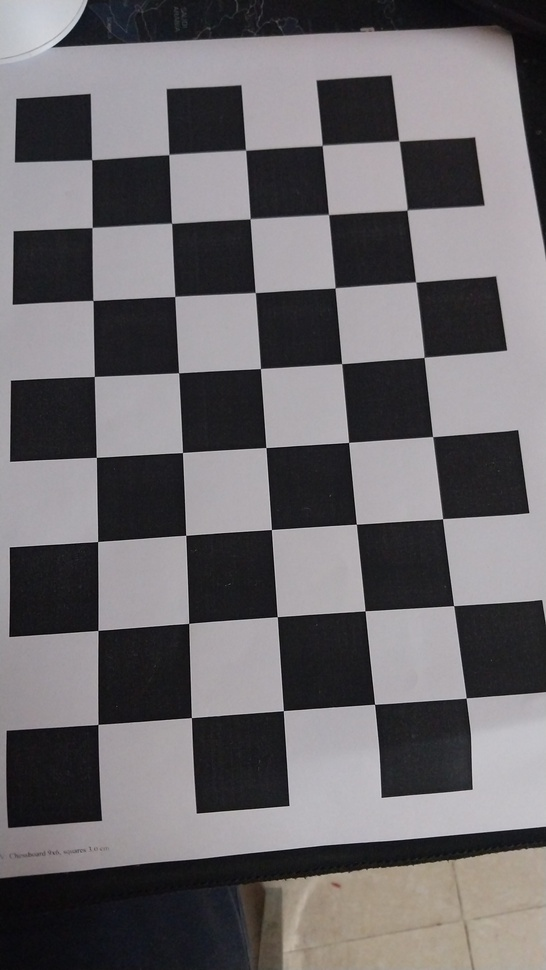
#> input picture Q10/calib_images/img15.jpg, 546 x 970 px, shrunk from 2296 x 4080 before the run
$ jupyter execute --allow-errors task_10_camera_calibration_and_lens_undistortion.ipynb
#> lines starting #> are read from the running program, lines starting #| are printed output that depends on the picture
# Task 10 — Camera Calibration and Lens Undistortion

This printed target has **9×6 squares**, meaning it contains **8×5 internal corners**. Run every cell from top to bottom.

[cell 1]
from pathlib import Path
import cv2
import numpy as np
import matplotlib.pyplot as plt

CALIB_DIR = Path('calib_images')
SCENE_PATH = Path('ordinary_scene.jpg')  # Add this photo later
SQUARES = (9, 6)
INNER_CORNERS = (SQUARES[0] - 1, SQUARES[1] - 1)  # (8, 5)
MIN_RECOMMENDED_VIEWS = 12
CRITERIA = (cv2.TERM_CRITERIA_EPS + cv2.TERM_CRITERIA_MAX_ITER, 50, 1e-4)

print(f'Searching for {INNER_CORNERS[0]}×{INNER_CORNERS[1]} internal corners.')

[cell 2]
# Detect and refine the checkerboard corners.
def make_portrait(image):
    # OpenCV ignores phone EXIF orientation; normalize landscape captures.
    return cv2.rotate(image, cv2.ROTATE_90_COUNTERCLOCKWISE) if image.shape[1] > image.shape[0] else image

def find_corners(gray):
    flags = (cv2.CALIB_CB_ADAPTIVE_THRESH | cv2.CALIB_CB_NORMALIZE_IMAGE |
             cv2.CALIB_CB_FILTER_QUADS)
    found, corners = cv2.findChessboardCorners(gray, INNER_CORNERS, flags)
    method = 'findChessboardCorners'
    if not found:
        # Robust fallback for a few strongly tilted but still usable photos.
        found, corners = cv2.findChessboardCornersSB(
            gray, INNER_CORNERS,
            cv2.CALIB_CB_NORMALIZE_IMAGE | cv2.CALIB_CB_EXHAUSTIVE)
        method = 'findChessboardCornersSB'
    if found:
        corners = cv2.cornerSubPix(gray, corners, (11, 11), (-1, -1), CRITERIA)
    return found, corners, method

image_paths = sorted({*CALIB_DIR.glob('*.jpg'), *CALIB_DIR.glob('*.JPG')})
object_template = np.zeros((np.prod(INNER_CORNERS), 3), np.float32)
object_template[:, :2] = np.mgrid[0:INNER_CORNERS[0], 0:INNER_CORNERS[1]].T.reshape(-1, 2)
object_points, image_points, accepted, discarded = [], [], [], []
reference_size = None

for path in image_paths:
    image = cv2.imread(str(path))
#> image is the input picture: shape (970, 546, 3); mean B, G, R 107, 104, 107.1
    if image is None:
        discarded.append((path.name, 'unreadable file'))
        continue
    image = make_portrait(image)
    gray = cv2.cvtColor(image, cv2.COLOR_BGR2GRAY)
    image_size = gray.shape[::-1]
#> image_size = (546, 970)
    if reference_size is None:
        reference_size = image_size
#> reference_size = (546, 970)
    if image_size != reference_size:
        discarded.append((path.name, f'different image size {image_size}; expected {reference_size}'))
        continue
    found, corners, method = find_corners(gray)
#> in find_corners, `found, corners = cv2.findChessboardCorners(gray, INNER_CORNERS, flags)`: found = True; corners = 40 rows, first 8: [97.96, 724.4], [97.89, 630.4], [97.61, 541.5], [96.33, 457.4], [94.3, 376.5], [92.9, 300.5], [92.1, 227.6], [91.65, 159.7]
#> in find_corners, `corners = cv2.cornerSubPix(gray, corners, (11, 11), (-1, -1), CRITERIA)`: corners = 40 rows, first 8: [97.98, 724.4], [97.93, 630.4], [97.63, 541.5], [96.34, 457.3], [94.33, 376.5], [92.88, 300.4], [92.1, 227.5], [91.63, 159.6]
#> found = True; method = 'findChessboardCorners'
    if not found:
        discarded.append((path.name, 'full 8×5 grid not found: likely blur, glare, crop, or extreme tilt'))
        continue
    object_points.append(object_template.copy())
    image_points.append(corners)
    accepted.append((path.name, method))
#> pass 2 of the loop `for path in image_paths:`:
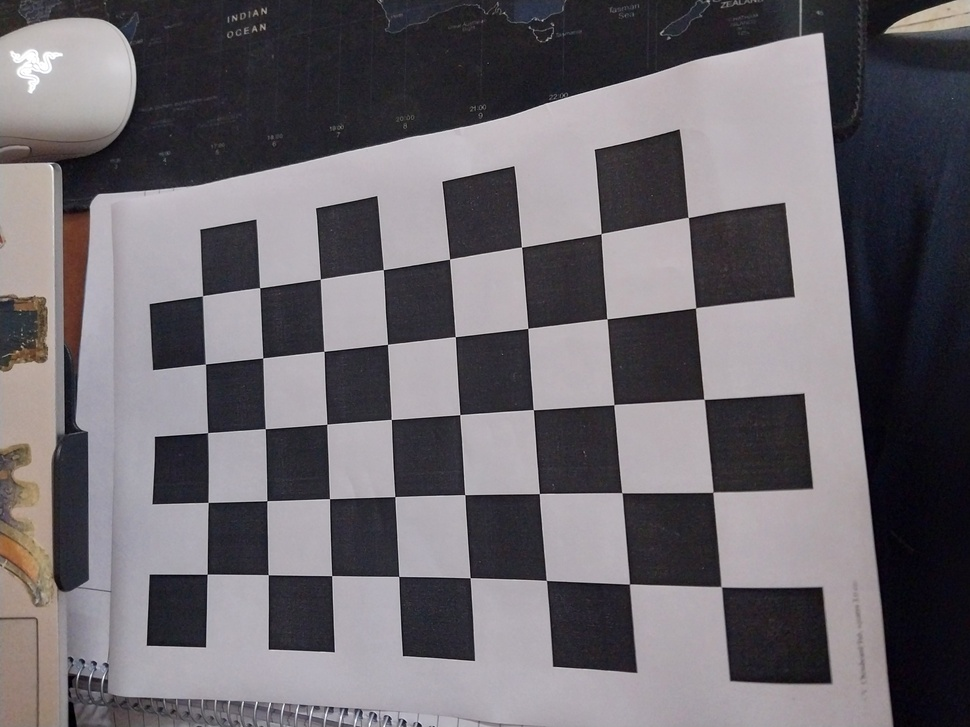
#> input picture Q10/calib_images/img9.jpg, 970 x 727 px, shrunk from 4080 x 3060 before the run
#> image is the input picture: shape (727, 970, 3); mean B, G, R 109.2, 103.7, 108.2
#> in make_portrait (call 2), `return cv2.rotate(image, cv2.ROTATE_90_COUNTERCLOCKWISE) if image.shap..`:
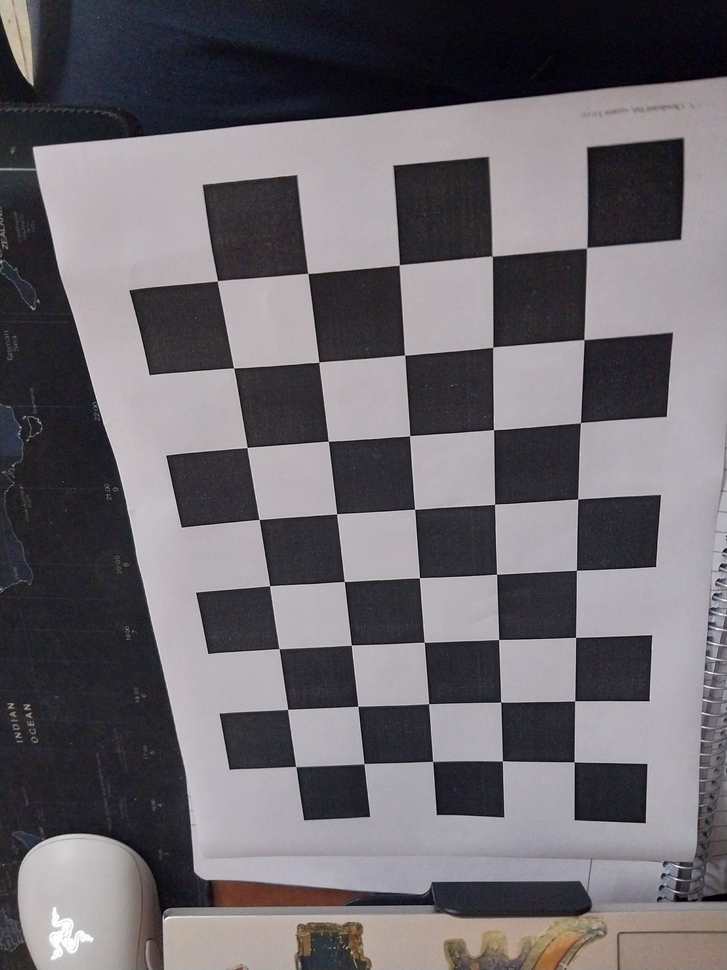
#> returned value: shape (970, 727, 3); mean of channels 0, 1, 2 109.2, 103.7, 108.2; drawn as B, G, R
#> gray: shape (970, 727)

print(f'Images found: {len(image_paths)}')
print(f'Accepted: {len(accepted)}')
#| Accepted: 1
for name, method in accepted:
    print(f'  [USED] {name}: {method} + cornerSubPix')
#> this loop made 1 pass
#> (name, method) on pass 1: ('img15.jpg', 'findChessboardCorners')
#|   [USED] img15.jpg: findChessboardCorners + cornerSubPix
print(f'Discarded: {len(discarded)}')
#| Discarded: 1
for name, reason in discarded:
    print(f'  [DISCARDED] {name}: {reason}')
if len(accepted) < MIN_RECOMMENDED_VIEWS:
    print(f'\nRecommendation: retake at least {MIN_RECOMMENDED_VIEWS - len(accepted)} more usable views before submitting.')
#| Recommendation: retake at least 11 more usable views before submitting.
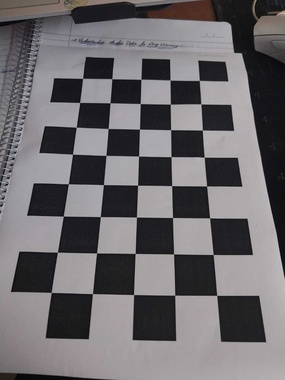
#> input picture Q10/ordinary_scene.jpg, 285 x 380 px, shrunk from 1200 x 1600 before the run
#> further down, scene is the input picture: shape (380, 285, 3); mean B, G, R 108.4, 105.5, 108.4

#> (a cell that did not finish here is left out)

#> (a cell that did not finish here is left out)
